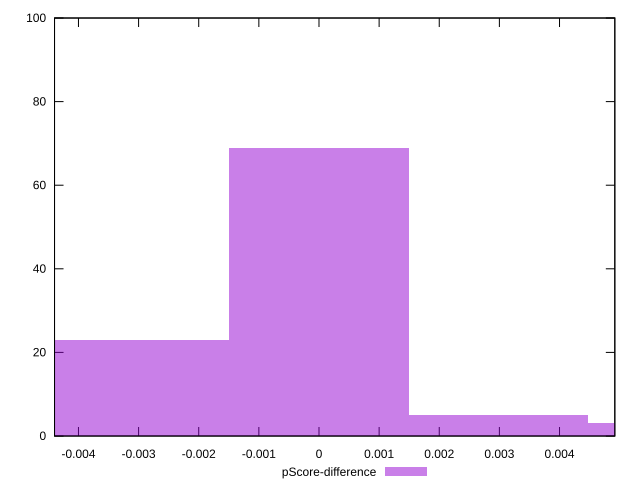

Generate this figure with gnuplot:
reset

$pScoreDifference <<EOF
-0.0029830668309163244 23
0.005966133661832649 3
0 69
0.0029830668309163244 5
EOF

set key outside below
set boxwidth 0.0029830668309163244
set xrange [-0.004397890992739462:0.00491970203525971]
set yrange [0:100]
set trange [0:100]
set style fill transparent solid 0.5 noborder
set terminal svg size 640, 490 enhanced background rgb 'white'
set output "report_00019_2021-02-10T18-14-37.922Z//first-cpu-idle/samples/pages+cached+noadtech+nomedia+nocss/pScore-difference/histogram.svg"

plot $pScoreDifference title "pScore-difference" with boxes

reset
